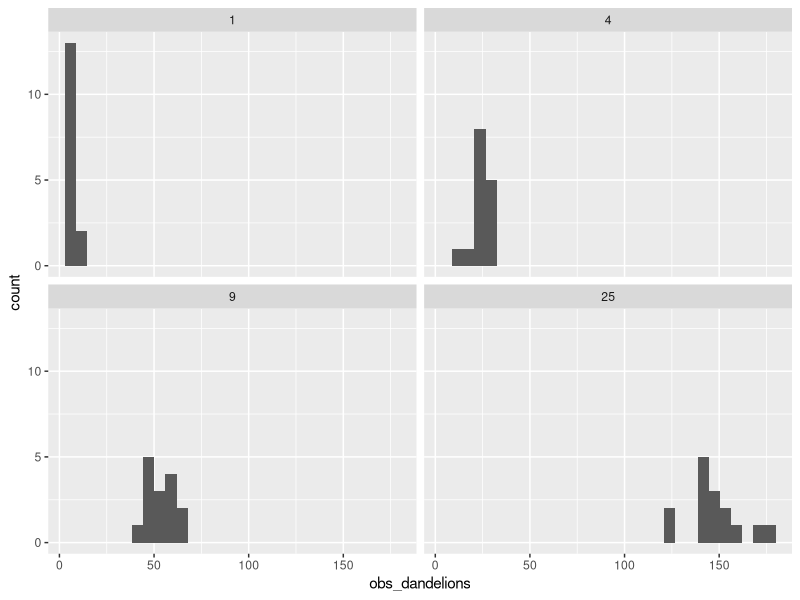

This chart was generated by the following R code:
## ---- chunk 1
knitr::opts_chunk$set(echo = FALSE)
## ---- chunk 2
library(tidyverse)

imaginary_dandelions <- tibble(quadrat_size = rep(c(1,4, 9, 25), each = 15),
       n_per_m2 = purrr::map(quadrat_size, rpois, lambda = 6),
       obs_dandelions = map_dbl(n_per_m2, sum))

ggplot(imaginary_dandelions, aes(x = obs_dandelions)) + geom_histogram() + 
  facet_wrap(~quadrat_size)

## ---- chunk 3
dandelion_model <- glm(obs_dandelions ~ 1, family = poisson(link = "log"), data = imaginary_dandelions)
summary(dandelion_model) 

## ---- chunk 4
dandelion_model <- glm(obs_dandelions ~ 1 + offset(log(quadrat_size)),
                       family = poisson(link = "log"),
                       data = imaginary_dandelions)
summary(dandelion_model) 
## ---- chunk 5
exp(coef(dandelion_model)[[1]])
